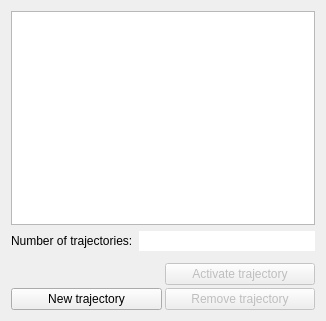
<?xml version="1.0" encoding="UTF-8"?>
<ui version="4.0">
 <class>PODesignerTrajectories</class>
 <widget class="QWidget" name="PODesignerTrajectories">
  <property name="geometry">
   <rect>
    <x>0</x>
    <y>0</y>
    <width>326</width>
    <height>321</height>
   </rect>
  </property>
  <property name="windowTitle">
   <string>Atom Label</string>
  </property>
  <property name="toolTip">
   <string/>
  </property>
  <layout class="QVBoxLayout" name="verticalLayout">
   <item>
    <widget class="QTreeView" name="objectsTV">
     <property name="rootIsDecorated">
      <bool>false</bool>
     </property>
     <property name="itemsExpandable">
      <bool>false</bool>
     </property>
     <property name="allColumnsShowFocus">
      <bool>true</bool>
     </property>
     <property name="expandsOnDoubleClick">
      <bool>false</bool>
     </property>
    </widget>
   </item>
   <item>
    <layout class="QHBoxLayout" name="horizontalLayout_2">
     <item>
      <widget class="QLabel" name="label_2">
       <property name="text">
        <string>Number of trajectories:</string>
       </property>
      </widget>
     </item>
     <item>
      <widget class="QLineEdit" name="numOfObjectsLE">
       <property name="frame">
        <bool>false</bool>
       </property>
       <property name="alignment">
        <set>Qt::AlignRight|Qt::AlignTrailing|Qt::AlignVCenter</set>
       </property>
       <property name="readOnly">
        <bool>true</bool>
       </property>
      </widget>
     </item>
    </layout>
   </item>
   <item>
    <widget class="QWidget" name="widget" native="true">
     <layout class="QGridLayout" name="gridLayout_2">
      <property name="margin">
       <number>0</number>
      </property>
      <property name="spacing">
       <number>3</number>
      </property>
     </layout>
    </widget>
   </item>
   <item>
    <widget class="QWidget" name="controlW" native="true">
     <layout class="QGridLayout" name="gridLayout">
      <property name="margin">
       <number>0</number>
      </property>
      <property name="spacing">
       <number>3</number>
      </property>
      <item row="1" column="0">
       <widget class="QPushButton" name="newTrajectoryPB">
        <property name="text">
         <string>New trajectory</string>
        </property>
       </widget>
      </item>
      <item row="1" column="1">
       <widget class="QPushButton" name="removeTrajectoryPB">
        <property name="enabled">
         <bool>false</bool>
        </property>
        <property name="text">
         <string>Remove trajectory</string>
        </property>
       </widget>
      </item>
      <item row="0" column="1">
       <widget class="QPushButton" name="activateTrajectoryPB">
        <property name="enabled">
         <bool>false</bool>
        </property>
        <property name="text">
         <string>Activate trajectory</string>
        </property>
       </widget>
      </item>
     </layout>
    </widget>
   </item>
  </layout>
 </widget>
 <resources/>
 <connections/>
</ui>
